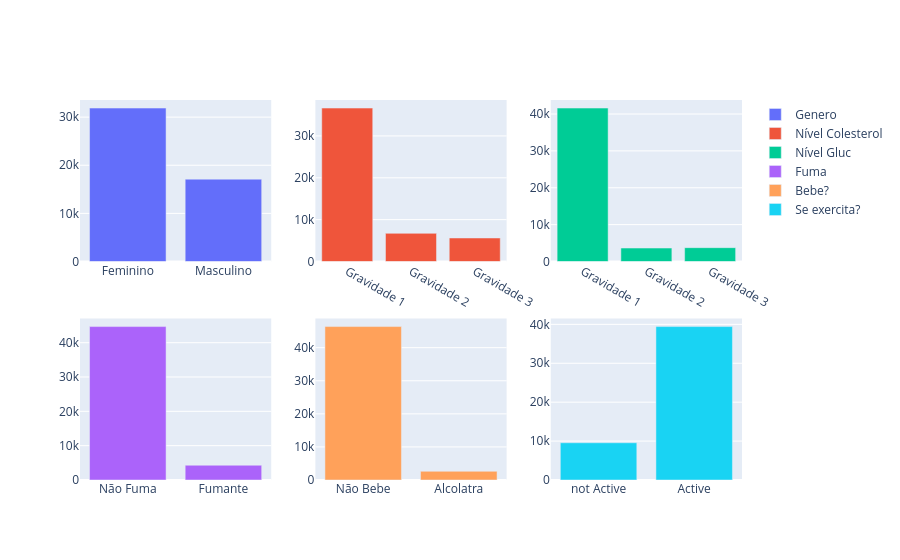

Here is the notebook cell this chart was saved with:
### Markdown cell above
### Insights

- Considerando a relação entre "gender" e "height", pode-se afirmar que o valor "1" refere-se a feminino, enquanto o valor "2" refere-se a masculino.
- Portanto, no dataset há uma distribuiçao maior de mulheres do que homens.
- Há categorias raras, como: 
  - Níveis 2 e 3 "cholesterol" e "gluc".
  - Categoria 1 de "smoke", "alco".
  - Em active a categoria rara é a 0 (19,5%). 
  
Considerando o padrão adotado 0 (ausência) 1 (presença):
    - Valor 0: "não fuma" e "não bebe"
    - Valor 1: "fuma" e "bebe"

Sem uma relação com o valor alvo, não é possível inferir mais classes.

### Code cell
fig = make_subplots(rows=2, cols=3)
fig.add_trace(go.Bar(x=["Feminino", "Masculino"], y=x_train["gender"].value_counts().sort_index(), name="Genero"), row=1, col=1)
fig.add_trace(go.Bar(x=["Gravidade 1", "Gravidade 2", "Gravidade 3"], y=x_train["cholesterol"].value_counts().sort_index(), name="Nível Colesterol"),row=1, col=2)
fig.add_trace(go.Bar(x=["Gravidade 1", "Gravidade 2", "Gravidade 3"], y=x_train["gluc"].value_counts().sort_index(), name="Nível Gluc"),row=1, col=3)
fig.add_trace(go.Bar(x=["Não Fuma", "Fumante"], y=x_train["smoke"].value_counts().sort_index(), name="Fuma"), row=2, col=1)
fig.add_trace(go.Bar(x=["Não Bebe", "Alcolatra"], y=x_train["alco"].value_counts().sort_index(), name="Bebe?"), row=2, col=2)
fig.add_trace(go.Bar(x=["not Active", "Active"], y=x_train["active"].value_counts().sort_index(), name="Se exercita?"), row=2, col=3)

### Figure 1 — Plotly figure (JSON) as saved in the notebook; plotly's stock layout.template omitted (floating-point values rounded to 4 significant figures)
{"data": [{"name": "Genero", "type": "bar", "x": ["Feminino", "Masculino"], "xaxis": "x", "y": [31885, 17115], "yaxis": "y"}, {"name": "Nível Colesterol", "type": "bar", "x": ["Gravidade 1", "Gravidade 2", "Gravidade 3"], "xaxis": "x2", "y": [36656, 6727, 5617], "yaxis": "y2"}, {"name": "Nível Gluc", "type": "bar", "x": ["Gravidade 1", "Gravidade 2", "Gravidade 3"], "xaxis": "x3", "y": [41605, 3645, 3750], "yaxis": "y3"}, {"name": "Fuma", "type": "bar", "x": ["Não Fuma", "Fumante"], "xaxis": "x4", "y": [44694, 4306], "yaxis": "y4"}, {"name": "Bebe?", "type": "bar", "x": ["Não Bebe", "Alcolatra"], "xaxis": "x5", "y": [46373, 2627], "yaxis": "y5"}, {"name": "Se exercita?", "type": "bar", "x": ["not Active", "Active"], "xaxis": "x6", "y": [9567, 39433], "yaxis": "y6"}], "layout": {"xaxis": {"anchor": "y", "domain": [0, 0.2889]}, "xaxis2": {"anchor": "y2", "domain": [0.3556, 0.6444]}, "xaxis3": {"anchor": "y3", "domain": [0.7111, 1]}, "xaxis4": {"anchor": "y4", "domain": [0, 0.2889]}, "xaxis5": {"anchor": "y5", "domain": [0.3556, 0.6444]}, "xaxis6": {"anchor": "y6", "domain": [0.7111, 1]}, "yaxis": {"anchor": "x", "domain": [0.575, 1]}, "yaxis2": {"anchor": "x2", "domain": [0.575, 1]}, "yaxis3": {"anchor": "x3", "domain": [0.575, 1]}, "yaxis4": {"anchor": "x4", "domain": [0, 0.425]}, "yaxis5": {"anchor": "x5", "domain": [0, 0.425]}, "yaxis6": {"anchor": "x6", "domain": [0, 0.425]}}}
